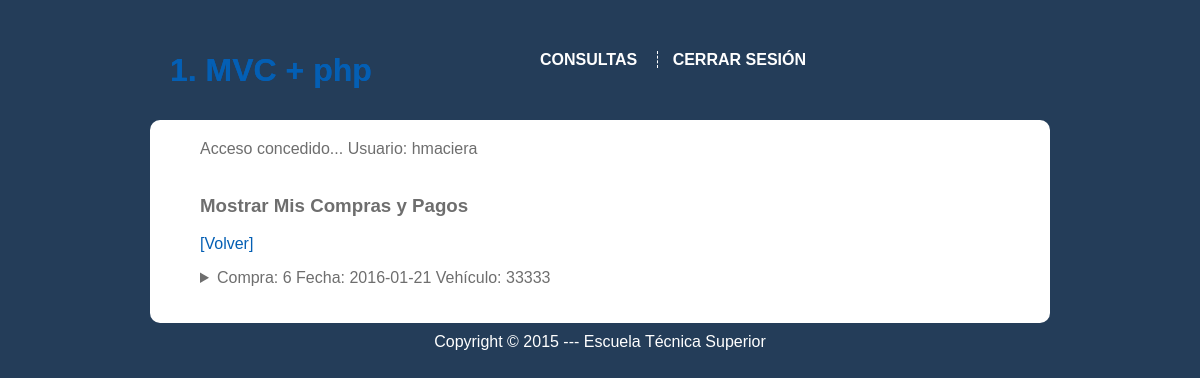
The app's page /index.php?c=consultas&a=cons4 (signed in) with its own data.
### tables this page shows
CREATE TABLE IF NOT EXISTS `compras` (
  `comId` int(11) NOT NULL AUTO_INCREMENT,
  `tcId` int(11) NOT NULL,
  `usuId` int(11) NOT NULL,
  `vehId` int(11) NOT NULL,
  `comFecha` date NOT NULL,
  `comCuotas` int(11) NOT NULL,
  `comCantidad` int(11) NOT NULL,
  PRIMARY KEY (`comId`),
  KEY `tcId` (`tcId`,`usuId`,`vehId`),
  KEY `tcId_2` (`tcId`,`usuId`,`vehId`),
  KEY `tcId_3` (`tcId`),
  KEY `usuId` (`usuId`),
  KEY `vehId` (`vehId`)
);

CREATE TABLE IF NOT EXISTS `vehiculos` (
  `vehId` int(11) NOT NULL AUTO_INCREMENT,
  `vehMatricula` varchar(10) NOT NULL,
  `vehPrecio` int(11) NOT NULL,
  `vehCantidad` int(11) NOT NULL,
  `vehDescrip` mediumtext NOT NULL,
  `vehFoto` char(100) NOT NULL,
  `vehStatus` tinyint(4) NOT NULL DEFAULT '1',
  `modId` int(11) NOT NULL,
  `tvId` int(11) NOT NULL,
  PRIMARY KEY (`vehId`),
  UNIQUE KEY `vehMatricula` (`vehMatricula`),
  KEY `modId` (`modId`,`tvId`),
  KEY `tvId` (`tvId`),
  KEY `modId_2` (`modId`)
);

### index.php (called while the page is built, shortened)
<?php
    spl_autoload_register(function($clase){
        try {
            $rootPath = dirname(__FILE__);
            $file = realpath($rootPath . DS . str_replace("\\", DS, $clase) . ".php");
        }
        catch (Exception $ex){
            echo $ex->getMessage();
        }
    });
    $accion = (!empty($_GET['a'])) ? $_GET['a'] : "index";
    try{
        $controlo = new $controlador();
        $controlo->$accion();
    }
    catch (Exception $ex) {
        echo $ex->getMessage();
    }

### Clases/Compra.php (called while the page is built, shortened)
<?php
class Compra implements IPersiste
{
    private $id;
    private $fecha;
    private $veh;
    function getId() {
        return $this->id;
    }
    function getFecha() {
        return $this->fecha;
    }
    function getVeh() {
        return $this->veh;
    }
    function __construct($xid = 0, $xfecha = null, $xcuotas = null, $xcant = null, $xtipo = null, $xuser = null, $xveh = null) {
        $this->id = $xid;
        $this->fecha = $xfecha;
        $this->veh = $xveh;
    }
}

### App/Model.php (called while the page is built, shortened)
<?php
abstract class Model implements IModel
{
    protected $db;
    function __construct() {
        $this->db = new Database();
    }
    public function getBD(){
        return $this->db->getConnect();
    }
}

### App/Database.php (called while the page is built, shortened)
<?php
final class Database
{
    private $bd;
    public function __construct() {
        $this->dns='mysql:dbname=amnesia_1;host=localhost';
        $this->user='root';
        $this->pass='j1990d21';
        if (!isset($this->bd)) {
            $this->bd = new PDO($this->dns, $this->user, $this->pass);
            $this->bd->setAttribute(PDO::ATTR_ERRMODE, PDO::ERRMODE_EXCEPTION);
        }
    }
    public function getConnect() {
        return $this->bd;
    }
}
?>

### Model/ConsultaModel.php (called while the page is built, shortened)
<?php
class ConsultaModel extends Model
{
    function __construct() {
        $this->mod_tc = new TipocomModel();
        $this->mod_u = new UsuarioModel();
        $this->mod_v = new VehiculoModel();
    }
    public function cons4($user_id){
        $datos= array();
        $sql="SELECT * FROM compras WHERE usuId = ?";
        $consulta = $this->getBD()->prepare($sql);
        $consulta->execute([$user_id]);
        foreach($consulta->fetchAll(PDO::FETCH_ASSOC) as $row){
            $tipo = $this->mod_tc->findById($row['tcId']);
            $user = $this->mod_u->findById($row['usuId']);
            $veh = $this->mod_v->findById($row['vehId']);
            $com = new Compra($row['comId'], $row['comFecha'], $row['comCuotas'], $row['comCantidad'], $tipo, $user, $veh);
            $com->setPagos($this->findPagosByCompra($com));
            array_push($datos, $com);
        }
        return $datos;
    }
    private function findPagosByCompra($com){
        $datos = array();
        return $datos;
    }
}

### Clases/Consulta.php (called while the page is built, shortened)
<?php
class Consulta implements IPersiste
{
    private $modelo;
    function __construct() {
        $this->modelo = new ConsultaModel();
    }
    public function cons4($user_id){
        return $this->modelo->cons4($user_id);
    }
}

### Clases/Vehiculo.php (called while the page is built, shortened)
<?php
class Vehiculo implements IPersiste
{
    private $mat;
    function getMat() {
        return $this->mat;
    }
    function __construct($xid = 0, $xmat = null, $xprecio = null, $xcant = null, $xdescrip = null, $xfoto = null, $xstatus = null, $xmodelo = null, $xtipo = null) {
        $this->mat = $xmat;
    }
}

### Model/VehiculoModel.php (called while the page is built, shortened)
<?php
class VehiculoModel extends Model
{
    private $mod_tv;
    private $mod_mod;
    function __construct() {
        $this->mod_tv = new TipovehModel();
        $this->mod_mod = new ModeloModel();
    }
    public function findById($id){
        $consulta = $this->getBD()->prepare("select * from vehiculos WHERE vehId = ?");
        $consulta->execute(array($id));
        if($consulta->rowCount() > 0) {
            $res = $consulta->fetchAll(PDO::FETCH_ASSOC)[0];
            $tipo = $this->mod_tv->findById($res['tvId']);
            $modelo = $this->mod_mod->findById($res['modId']);
            return new Vehiculo($res['vehId'], $res['vehMatricula'], $res['vehPrecio'], $res['vehCantidad'], $res['vehDescrip'],$res['vehFoto'],$res['vehStatus'], $modelo, $tipo);
        }
        else {
            return null;
        }
    }
}

### View/Consultas/cons4.php (the view, shortened to what this page needs)
<h3>Mostrar Mis Compras y Pagos</h3>
<p>
    <a href="index.php?c=consultas&a=index">[Volver]</a>
</p>
<?php foreach($compras as $compra){?>
    <p>
        <details>
            <summary>
                <?php echo "Compra: ".$compra->getId()." Fecha: ".$compra->getFecha()." Vehículo: ".$compra->getVeh()->getMat(); ?>
            </summary>
            <br />
        </details>
    </p>
<?php } ?>

### Public/css/cuerpo.css (style rules this page uses)
body { margin: 0; background: #243D59; font-family: Arial, sans-serif; }
h1,h2,h3,h4 { text-shadow: 0 2px 0 #FFFFFF; }
a { color: #045FB4; text-decoration: none; }

### records on screen
compras: comId "6", comFecha "2016-01-21", vehId.vehMatricula "33333"
